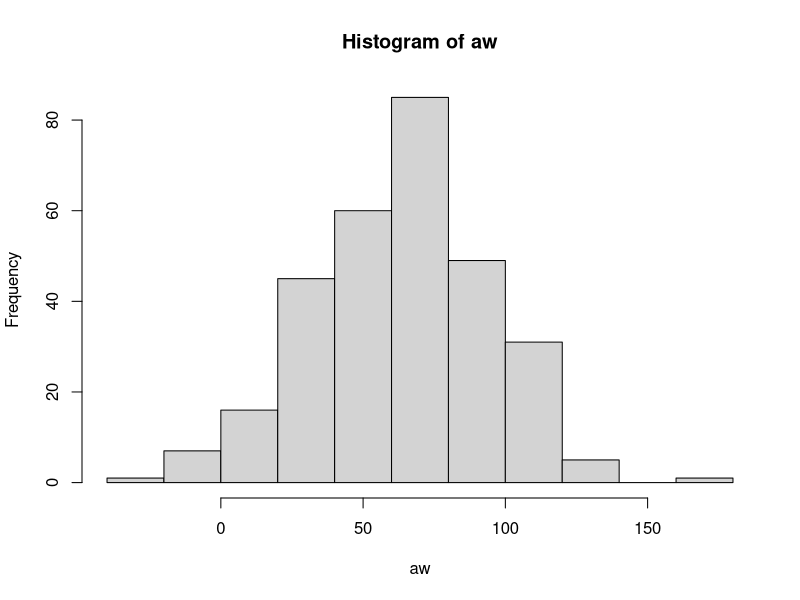
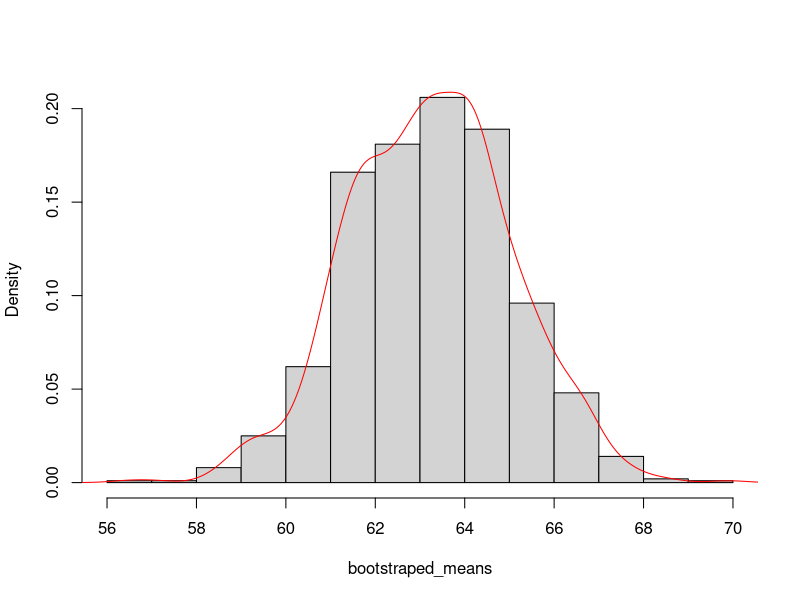
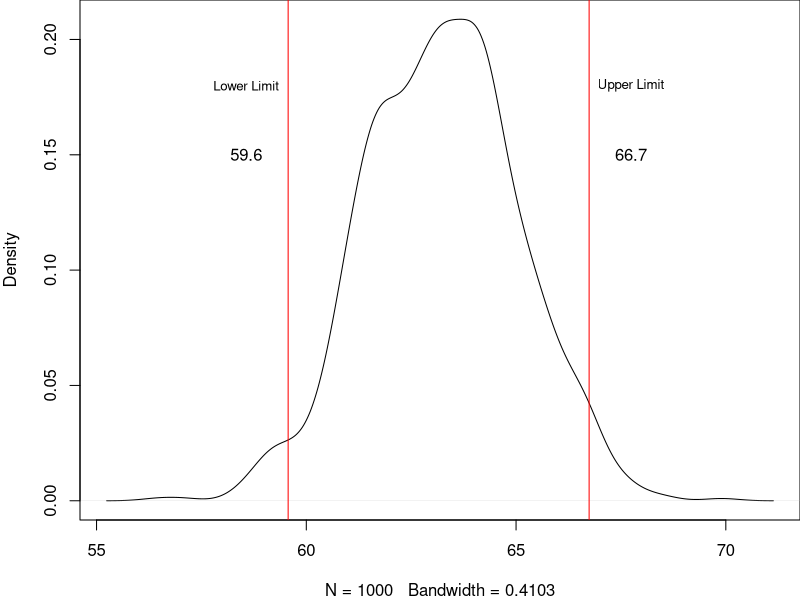
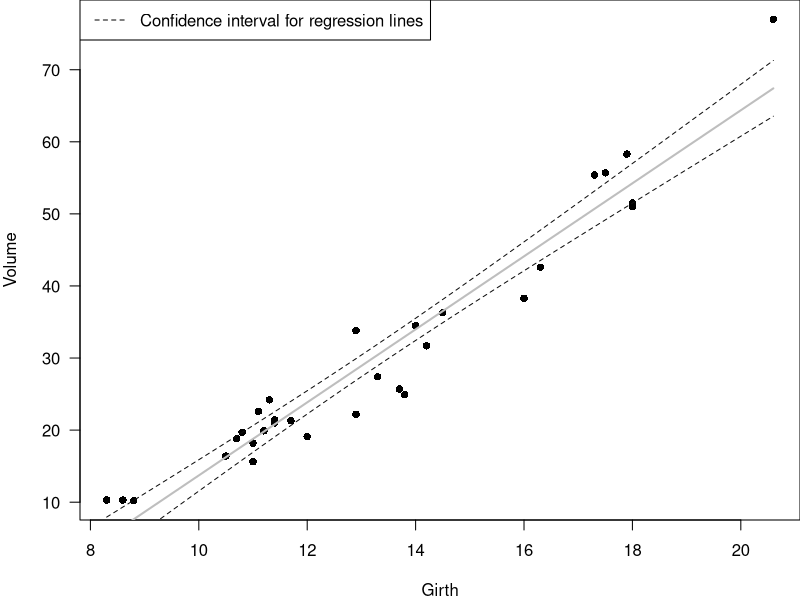
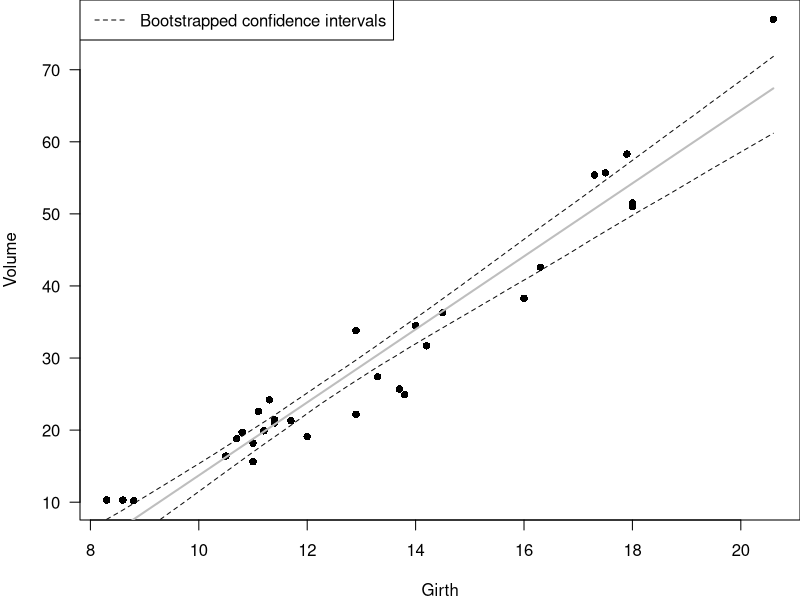

Write R code to recreate these figures, in order.
## ---- chunk 1
knitr::opts_chunk$set(echo = T,size='footnotesize',fig.path='Graphics/')
## ---- chunk 2
sample(1:4,3,replace=F)
## ---- chunk 3
sample(1:4,3,replace=T)
## ---- chunk 4
library(car) #bootCase()
library(boot) #boot.ci()
## ---- chunk 5
aw <- rnorm(300,mean=66,sd=30)
hist(aw)
mean(aw)
## ---- chunk 6
mean(aw)
mean(aw) - 1.96*sd(aw)/sqrt(300) # lower limit 
mean(aw) + 1.96*sd(aw)/sqrt(300)# higher limit 
diff <- mean(aw) + 1.96*sd(aw)/sqrt(300) - mean(aw)
## ---- chunk 7
B <- 1000 # 1000 times resampling of 'aw' 
bootstrap_aw <- matrix(
  sample(aw,size=B*length(aw),replace=T)
  ,B,length(aw))
## ---- chunk 8
bootstraped_means <- apply(bootstrap_aw,1,mean)
hist(bootstraped_means,prob=T,main="")
lines(density(bootstraped_means),col="red")
## ---- chunk 9
mean(bootstraped_means)
mean(bootstraped_means) - 1.96*sd(bootstraped_means) # lower limit 
mean(bootstraped_means) + 1.96*sd(bootstraped_means)# higher limit 
## ---- chunk 10
mean_indices <- function(x,indices){return(mean(x[indices]))}
boot.ci(boot(aw,mean_indices,1000))
## ---- chunk 11
par(mar=c(4,4,0,0))
plot(density(bootstraped_means),main="")
q95 <- quantile(bootstraped_means,c(0.025,0.975))
abline(v=q95,col="red")
text(c(q95[1]-1,q95[2]+1),0.18,c("Lower Limit","Upper Limit"),cex=0.8)
text(c(q95[1]-1,q95[2]+1),0.15,round(q95,1))
## ---- chunk 12
data("trees")
par(mar=c(4,4,0,0))
fm <-glm(Volume ~Girth, data=trees, family=gaussian)
Girthnew <-seq(min(trees$Girth), max(trees$Girth), len=101) 
preds <- predict(fm, newdata=data.frame("Girth"=Girthnew),se.fit=T) 
plot(Volume ~ Girth, data=trees, las=1, pch=16) 
lines(Girthnew, preds$fit, lwd=2, col="grey")
lines(Girthnew, preds$fit + 1.96*preds$se.fit, lty=2, col="grey6") #upper limit 
lines(Girthnew, preds$fit - 1.96*preds$se.fit, lty=2, col="grey6") #lower limit
legend("topleft",lty=2,c("Confidence interval for regression lines"),col="grey6")
## ---- chunk 13
bootCase(fm,function(x)predict(x,data.frame(Girth=c(1:5))),B=9) #9 bootstrapped models predicting on Girth=1 to 5
bootfit <- bootCase(fm,function(x)predict(x,data.frame(Girth=Girthnew)),B=999)
bootstrapped_sd <- apply(bootfit,2,sd) #sd for every bootrapped prediction, not necessary
q95 <- apply(bootfit,2,function(i)quantile(i,c(0.025,0.975)))
plot(Volume ~ Girth, data=trees, las=1, pch=16) 
lines(Girthnew, preds$fit, lwd=2, col="grey")
lines(Girthnew,q95[2,] , lty=2, col="grey6") #upper limit 
lines(Girthnew, q95[1,], lty=2, col="grey6") #lower limit
legend("topleft",lty=2,c("Bootstrapped confidence intervals"),col="grey6")
